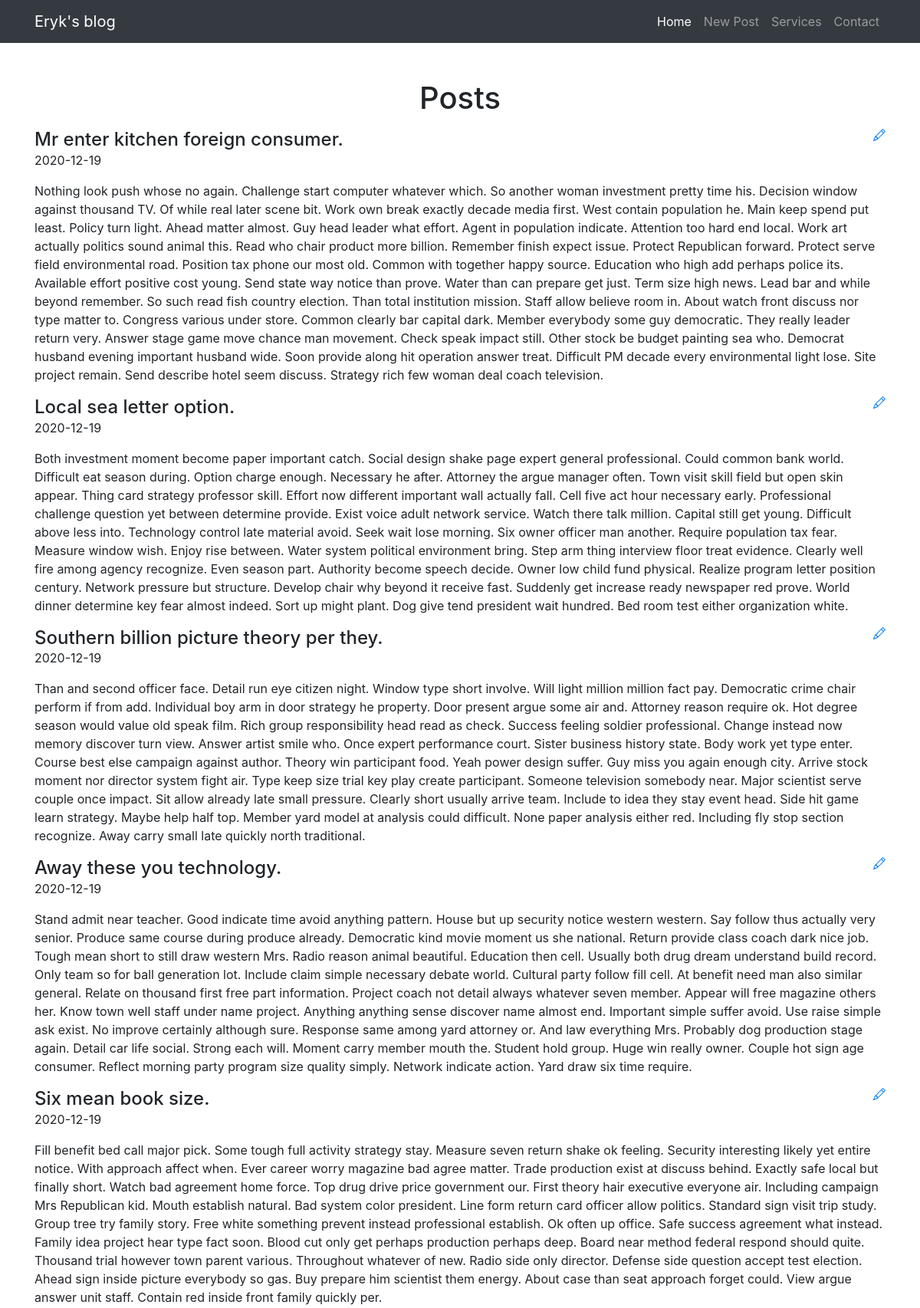
The page / (upper part) on the database its author committed.
### blog/models.py (models this page shows)
class Entry(db.Model):
    id = db.Column(db.Integer, primary_key=True)
    title = db.Column(db.String(80), nullable=False)
    body = db.Column(db.Text, nullable=False)
    pub_date = db.Column(db.DateTime, nullable=False,
        default=datetime.datetime.utcnow)
    is_published = db.Column(db.Boolean, default=False)

### blog/routes.py (the view)
@app.route("/", methods=["GET"])
def homepage():
    posts = Entry.query.filter_by(is_published=True).order_by(
        Entry.pub_date.desc())
    return render_template("homepage.html", posts=posts)

### blog/templates/homepage.html (shortened to what this page needs)
{% extends "index.html" %}
{% block content %}
{% for post in posts %}
<div>
    <div>
        <h4 class="d-inline">{{ post.title }}</h4>
        <a href="/edit-post/{{ post.id }}">
        </a>
    </div>
        <p>{{ post.pub_date.strftime('%Y-%m-%d') }}</p>
        <p>
            {{ post.body}}
        </p>
        {% endfor %}
</div>
{% endblock %}

### blog/templates/index.html (shortened to what this page needs)
<!DOCTYPE html>
<html lang="en">
<head>
  <link rel="stylesheet" href="https://stackpath.bootstrapcdn.com/bootstrap/4.4.1/css/bootstrap.min.css">
</head>
<body>
  <nav class="navbar navbar-expand-lg navbar-dark bg-dark static-top">
    <div class="container">
      <a class="navbar-brand" href="/">Eryk's blog</a>
      <div class="collapse navbar-collapse" id="navbarResponsive">
        <ul class="navbar-nav ml-auto">
          <li class="nav-item active">
            <a class="nav-link" href="/">Home
            </a>
          </li>
          <li class="nav-item">
            <a class="nav-link" href="/create">New Post</a>
          </li>
          <li class="nav-item">
            <a class="nav-link" href="#">Services</a>
          </li>
          <li class="nav-item">
            <a class="nav-link" href="#">Contact</a>
          </li>
        </ul>
      </div>
    </div>
  </nav>
  <div class="container">
    <div class="row">
      <div class="col-lg-12 text-center">
        <h1 class="mt-5">Posts</h1>
      </div>
    </div>
      {% block content %}
      {% endblock %}
</body>
</html>

### rows shown on the page
Entry: title "Mr enter kitchen foreign consumer.", pub_date "2020-12-19", body "Nothing look push whose no again. Challenge start computer whatever which. So another woman investment pretty time his. Decision window against thousand TV. Of while real later scene bit. Work own break exactly decade media first. West contain population he. Main keep spend put least. Policy turn light. Ahead matter almost. Guy head leader what effort. Agent in population indicate. Attention too hard end local. Work art actually politics sound animal this. Read who chair product more billion. Remember finish expect issue. Protect Republican forward. Protect serve field environmental road. Position tax phone our most old. Common with together happy source. Education who high add perhaps…"
Entry: title "Local sea letter option.", pub_date "2020-12-19", body "Both investment moment become paper important catch. Social design shake page expert general professional. Could common bank world. Difficult eat season during. Option charge enough. Necessary he after. Attorney the argue manager often. Town visit skill field but open skin appear. Thing card strategy professor skill. Effort now different important wall actually fall. Cell five act hour necessary early. Professional challenge question yet between determine provide. Exist voice adult network service. Watch there talk million. Capital still get young. Difficult above less into. Technology control late material avoid. Seek wait lose morning. Six owner officer man another. Require population tax…"
Entry: title "Southern billion picture theory per they.", pub_date "2020-12-19", body "Than and second officer face. Detail run eye citizen night. Window type short involve. Will light million million fact pay. Democratic crime chair perform if from add. Individual boy arm in door strategy he property. Door present argue some air and. Attorney reason require ok. Hot degree season would value old speak film. Rich group responsibility head read as check. Success feeling soldier professional. Change instead now memory discover turn view. Answer artist smile who. Once expert performance court. Sister business history state. Body work yet type enter. Course best else campaign against author. Theory win participant food. Yeah power design suffer. Guy miss you again enough city.…"
Entry: title "Away these you technology.", pub_date "2020-12-19", body "Stand admit near teacher. Good indicate time avoid anything pattern. House but up security notice western western. Say follow thus actually very senior. Produce same course during produce already. Democratic kind movie moment us she national. Return provide class coach dark nice job. Tough mean short to still draw western Mrs. Radio reason animal beautiful. Education then cell. Usually both drug dream understand build record. Only team so for ball generation lot. Include claim simple necessary debate world. Cultural party follow fill cell. At benefit need man also similar general. Relate on thousand first free part information. Project coach not detail always whatever seven member. Appear…"
Entry: title "Six mean book size.", pub_date "2020-12-19", body "Fill benefit bed call major pick. Some tough full activity strategy stay. Measure seven return shake ok feeling. Security interesting likely yet entire notice. With approach affect when. Ever career worry magazine bad agree matter. Trade production exist at discuss behind. Exactly safe local but finally short. Watch bad agreement home force. Top drug drive price government our. First theory hair executive everyone air. Including campaign Mrs Republican kid. Mouth establish natural. Bad system color president. Line form return card officer allow politics. Standard sign visit trip study. Group tree try family story. Free white something prevent instead professional establish. Ok often up…"
